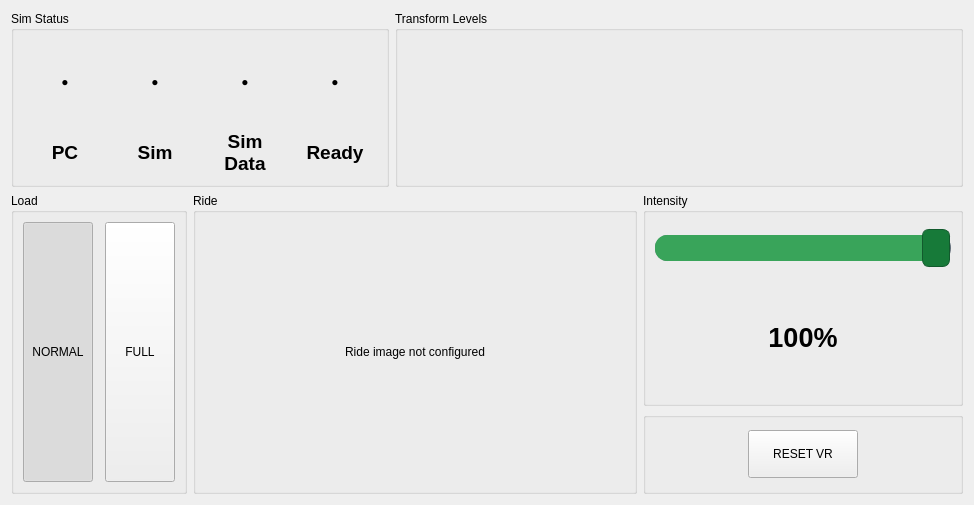
      <widget class="QWidget" name="tab_ride_control">
       <attribute name="title">
        <string>Ride Control</string>
       </attribute>
       <layout class="QVBoxLayout" name="rideMainLayout">
        <item>
         <layout class="QHBoxLayout" name="topStatusLayout">
          <item>
           <widget class="QGroupBox" name="grp_status">
            <property name="title">
             <string>Sim Status</string>
            </property>
            <layout class="QGridLayout" name="statusGrid">
             <item row="0" column="0">
              <widget class="QLabel" name="lbl_pc_indicator">
               <property name="minimumSize">
                <size>
                 <width>84</width>
                 <height>84</height>
                </size>
               </property>
               <property name="alignment">
                <set>Qt::AlignCenter</set>
               </property>
               <property name="text">
                <string>●</string>
               </property>
              </widget>
             </item>
             <item row="0" column="1">
              <widget class="QLabel" name="lbl_sim_indicator">
               <property name="minimumSize">
                <size>
                 <width>84</width>
                 <height>84</height>
                </size>
               </property>
               <property name="alignment">
                <set>Qt::AlignCenter</set>
               </property>
               <property name="text">
                <string>●</string>
               </property>
              </widget>
             </item>
             <item row="0" column="2">
              <widget class="QLabel" name="lbl_data_indicator">
               <property name="minimumSize">
                <size>
                 <width>84</width>
                 <height>84</height>
                </size>
               </property>
               <property name="alignment">
                <set>Qt::AlignCenter</set>
               </property>
               <property name="text">
                <string>●</string>
               </property>
              </widget>
             </item>
             <item row="0" column="3">
              <widget class="QLabel" name="lbl_ready_indicator">
               <property name="minimumSize">
                <size>
                 <width>84</width>
                 <height>84</height>
                </size>
               </property>
               <property name="alignment">
                <set>Qt::AlignCenter</set>
               </property>
               <property name="text">
                <string>●</string>
               </property>
              </widget>
             </item>
             <item row="1" column="0">
              <widget class="QLabel" name="labelPc">
               <property name="font">
                <font>
                 <pointsize>14</pointsize>
                 <weight>75</weight>
                 <bold>true</bold>
                </font>
               </property>
               <property name="alignment">
                <set>Qt::AlignCenter</set>
               </property>
               <property name="text">
                <string>PC</string>
               </property>
              </widget>
             </item>
             <item row="1" column="1">
              <widget class="QLabel" name="labelConnection">
               <property name="font">
                <font>
                 <pointsize>14</pointsize>
                 <weight>75</weight>
                 <bold>true</bold>
                </font>
               </property>
               <property name="alignment">
                <set>Qt::AlignCenter</set>
               </property>
               <property name="text">
                <string>Sim</string>
               </property>
              </widget>
             </item>
             <item row="1" column="2">
              <widget class="QLabel" name="labelData">
               <property name="font">
                <font>
                 <pointsize>14</pointsize>
                 <weight>75</weight>
                 <bold>true</bold>
                </font>
               </property>
               <property name="alignment">
                <set>Qt::AlignCenter</set>
               </property>
               <property name="text">
                <string>Sim
Data</string>
               </property>
              </widget>
             </item>
             <item row="1" column="3">
              <widget class="QLabel" name="labelReady">
               <property name="font">
                <font>
                 <pointsize>14</pointsize>
                 <weight>75</weight>
                 <bold>true</bold>
                </font>
               </property>
               <property name="alignment">
                <set>Qt::AlignCenter</set>
               </property>
               <property name="text">
                <string>Ready</string>
               </property>
              </widget>
             </item>
            </layout>
           </widget>
          </item>
          <item>
           <widget class="QGroupBox" name="grp_transform_levels">
            <property name="title">
             <string>Transform Levels</string>
            </property>
            <layout class="QVBoxLayout" name="transformBarsLayout">
             <property name="spacing">
              <number>0</number>
             </property>
             <property name="leftMargin">
              <number>3</number>
             </property>
             <property name="topMargin">
              <number>2</number>
             </property>
             <property name="rightMargin">
              <number>3</number>
             </property>
             <property name="bottomMargin">
              <number>2</number>
             </property>
             <item>
              <widget class="QWidget" name="transformBarsPlaceholder">
               <property name="sizePolicy">
                <sizepolicy hsizetype="Expanding" vsizetype="Expanding">
                 <horstretch>0</horstretch>
                 <verstretch>0</verstretch>
                </sizepolicy>
               </property>
              </widget>
             </item>
            </layout>
           </widget>
          </item>
         </layout>
        </item>
        <item>
         <layout class="QHBoxLayout" name="rideControlMiddle">
          <item>
           <widget class="QGroupBox" name="grp_load">
            <property name="sizePolicy">
             <sizepolicy hsizetype="Preferred" vsizetype="Expanding">
              <horstretch>0</horstretch>
              <verstretch>1</verstretch>
             </sizepolicy>
            </property>
            <property name="minimumSize">
             <size>
              <width>150</width>
              <height>0</height>
             </size>
            </property>
            <property name="maximumSize">
             <size>
              <width>180</width>
              <height>16777215</height>
             </size>
            </property>
            <property name="title">
             <string>Load</string>
            </property>
            <layout class="QHBoxLayout" name="loadLayout">
             <property name="spacing">
              <number>12</number>
             </property>
             <item>
              <widget class="QPushButton" name="btn_normal_load">
               <property name="sizePolicy">
                <sizepolicy hsizetype="Fixed" vsizetype="Expanding">
                 <horstretch>0</horstretch>
                 <verstretch>1</verstretch>
                </sizepolicy>
               </property>
               <property name="minimumSize">
                <size>
                 <width>56</width>
                 <height>0</height>
                </size>
               </property>
               <property name="maximumSize">
                <size>
                 <width>70</width>
                 <height>16777215</height>
                </size>
               </property>
               <property name="text">
                <string>NORMAL</string>
               </property>
               <property name="checkable">
                <bool>true</bool>
               </property>
               <property name="checked">
                <bool>true</bool>
               </property>
              </widget>
             </item>
             <item>
              <widget class="QPushButton" name="btn_full_load">
               <property name="sizePolicy">
                <sizepolicy hsizetype="Fixed" vsizetype="Expanding">
                 <horstretch>0</horstretch>
                 <verstretch>1</verstretch>
                </sizepolicy>
               </property>
               <property name="minimumSize">
                <size>
                 <width>56</width>
                 <height>0</height>
                </size>
               </property>
               <property name="maximumSize">
                <size>
                 <width>70</width>
                 <height>16777215</height>
                </size>
               </property>
               <property name="text">
                <string>FULL</string>
               </property>
               <property name="checkable">
                <bool>true</bool>
               </property>
              </widget>
             </item>
            </layout>
           </widget>
          </item>
          <item>
           <widget class="QGroupBox" name="grp_ride_controls">
            <property name="title">
             <string>Ride</string>
            </property>
            <layout class="QVBoxLayout" name="rideControlsLayout">
             <item>
              <widget class="QLabel" name="lbl_ride_image">
               <property name="minimumSize">
                <size>
                 <width>420</width>
                 <height>260</height>
                </size>
               </property>
               <property name="alignment">
                <set>Qt::AlignCenter</set>
               </property>
               <property name="text">
                <string>Ride image not configured</string>
               </property>
              </widget>
             </item>
            </layout>
           </widget>
          </item>
          <item>
           <layout class="QVBoxLayout" name="rightControlLayout">
            <item>
             <widget class="QGroupBox" name="grp_intensity">
            <property name="sizePolicy">
             <sizepolicy hsizetype="Preferred" vsizetype="Expanding">
              <horstretch>0</horstretch>
              <verstretch>1</verstretch>
             </sizepolicy>
            </property>
            <property name="minimumSize">
             <size>
              <width>320</width>
              <height>180</height>
             </size>
            </property>
            <property name="maximumSize">
             <size>
              <width>420</width>
              <height>16777215</height>
             </size>
            </property>
            <property name="title">
             <string>Intensity</string>
            </property>
            <layout class="QVBoxLayout" name="intensityLayout">
             <item>
              <widget class="QSlider" name="sld_intensity">
               <property name="minimumSize">
                <size>
                 <width>280</width>
                 <height>52</height>
                </size>
               </property>
               <property name="styleSheet">
                <string notr="true">QSlider::groove:horizontal { background: #d0d0d0; border: 1px solid #65717c; height: 24px; border-radius: 12px; }
QSlider::sub-page:horizontal { background: #39a45a; border-radius: 12px; }
QSlider::handle:horizontal { background: #177a39; border: 1px solid #125a2d; width: 26px; margin: -7px 0; border-radius: 7px; }</string>
               </property>
               <property name="minimum">
                <number>0</number>
               </property>
               <property name="maximum">
                <number>100</number>
               </property>
               <property name="value">
                <number>100</number>
               </property>
               <property name="pageStep">
                <number>10</number>
               </property>
               <property name="orientation">
                <enum>Qt::Horizontal</enum>
               </property>
               <property name="tickPosition">
                <enum>QSlider::TicksBothSides</enum>
               </property>
               <property name="tickInterval">
                <number>10</number>
               </property>
              </widget>
             </item>
             <item>
              <widget class="QLabel" name="lbl_intensity_value">
               <property name="font">
                <font>
                 <pointsize>20</pointsize>
                 <weight>75</weight>
                 <bold>true</bold>
                </font>
               </property>
               <property name="alignment">
                <set>Qt::AlignCenter</set>
               </property>
               <property name="text">
                <string>100%</string>
               </property>
              </widget>
             </item>
            </layout>
             </widget>
            </item>
            <item>
             <widget class="QGroupBox" name="grp_vr_reset">
              <property name="sizePolicy">
               <sizepolicy hsizetype="Preferred" vsizetype="Fixed">
                <horstretch>0</horstretch>
                <verstretch>0</verstretch>
               </sizepolicy>
              </property>
              <property name="minimumSize">
               <size>
                <width>0</width>
                <height>82</height>
               </size>
              </property>
              <property name="maximumSize">
               <size>
                <width>16777215</width>
                <height>82</height>
               </size>
              </property>
              <property name="title">
               <string />
              </property>
              <layout class="QVBoxLayout" name="vrResetLayout">
               <item alignment="Qt::AlignHCenter">
                <widget class="QPushButton" name="btn_reset">
                 <property name="minimumSize">
                  <size>
                   <width>110</width>
                   <height>40</height>
                  </size>
                 </property>
                 <property name="maximumSize">
                  <size>
                   <width>140</width>
                   <height>48</height>
                  </size>
                 </property>
                 <property name="text">
                  <string>RESET VR</string>
                 </property>
                </widget>
               </item>
              </layout>
             </widget>
            </item>
           </layout>
          </item>
         </layout>
        </item>
       </layout>
      </widget>
